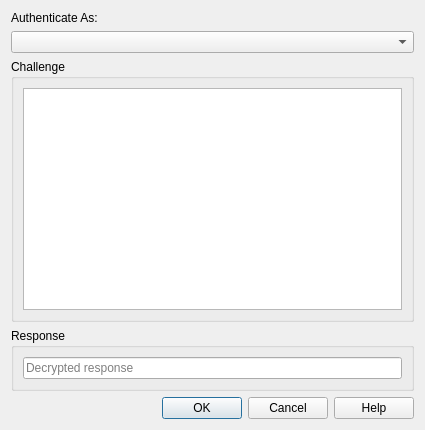
<?xml version="1.0" encoding="UTF-8"?>
<ui version="4.0">
 <class>LoginDialog</class>
 <widget class="QDialog" name="LoginDialog">
  <property name="geometry">
   <rect>
    <x>0</x>
    <y>0</y>
    <width>425</width>
    <height>430</height>
   </rect>
  </property>
  <property name="windowTitle">
   <string>Dialog</string>
  </property>
  <property name="styleSheet">
   <string notr="true">this-&gt;setStyleSheet(&quot;QDialog { background-image: url(:/images/background.jpg); background-repeat: no-repeat; background-position: center; }&quot;);
</string>
  </property>
  <layout class="QGridLayout" name="gridLayout_3">
   <item row="1" column="0" colspan="2">
    <widget class="QComboBox" name="comboBoxLogin"/>
   </item>
   <item row="3" column="0" colspan="2">
    <widget class="QGroupBox" name="groupBox_2">
     <property name="title">
      <string>Response</string>
     </property>
     <layout class="QGridLayout" name="gridLayout_2">
      <item row="0" column="0">
       <widget class="QLineEdit" name="lineEdit">
        <property name="placeholderText">
         <string>Decrypted response</string>
        </property>
       </widget>
      </item>
     </layout>
    </widget>
   </item>
   <item row="4" column="0" colspan="2">
    <widget class="QDialogButtonBox" name="buttonBox">
     <property name="orientation">
      <enum>Qt::Orientation::Horizontal</enum>
     </property>
     <property name="standardButtons">
      <set>QDialogButtonBox::StandardButton::Cancel|QDialogButtonBox::StandardButton::Help|QDialogButtonBox::StandardButton::Ok</set>
     </property>
    </widget>
   </item>
   <item row="0" column="0" colspan="2">
    <widget class="QLabel" name="label">
     <property name="text">
      <string>Authenticate As:</string>
     </property>
    </widget>
   </item>
   <item row="2" column="0" colspan="2">
    <widget class="QGroupBox" name="groupBox">
     <property name="title">
      <string>Challenge</string>
     </property>
     <layout class="QGridLayout" name="gridLayout">
      <item row="0" column="0">
       <widget class="QTextEdit" name="textEdit">
        <property name="placeholderText">
         <string/>
        </property>
       </widget>
      </item>
     </layout>
    </widget>
   </item>
  </layout>
 </widget>
 <tabstops>
  <tabstop>lineEdit</tabstop>
  <tabstop>comboBoxLogin</tabstop>
  <tabstop>textEdit</tabstop>
 </tabstops>
 <resources/>
 <connections>
  <connection>
   <sender>buttonBox</sender>
   <signal>accepted()</signal>
   <receiver>LoginDialog</receiver>
   <slot>accept()</slot>
   <hints>
    <hint type="sourcelabel">
     <x>257</x>
     <y>398</y>
    </hint>
    <hint type="destinationlabel">
     <x>157</x>
     <y>274</y>
    </hint>
   </hints>
  </connection>
  <connection>
   <sender>buttonBox</sender>
   <signal>rejected()</signal>
   <receiver>LoginDialog</receiver>
   <slot>reject()</slot>
   <hints>
    <hint type="sourcelabel">
     <x>288</x>
     <y>398</y>
    </hint>
    <hint type="destinationlabel">
     <x>286</x>
     <y>274</y>
    </hint>
   </hints>
  </connection>
 </connections>
</ui>
